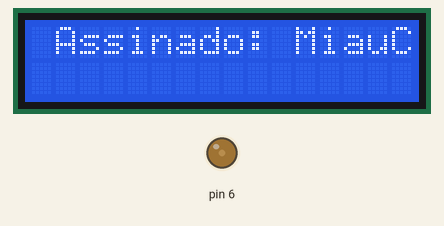
Simulated run of this sketch. Board: Arduino Uno, built with avr-gcc and run on an emulated ATmega328P. On the bench: 16×2 character LCD, output pins drawn as LEDs (lit = HIGH).

Above: at 0.22 s.
At 2.02 s:
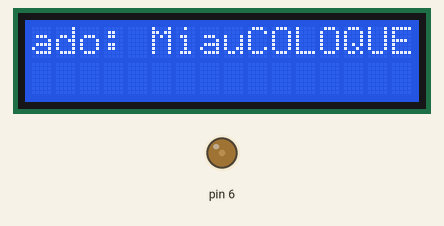
At 4.12 s:
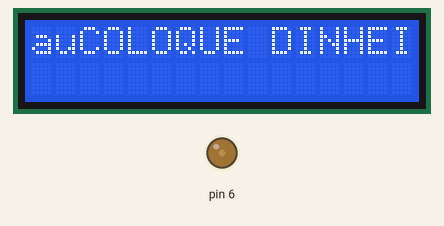
At 8.02 s:
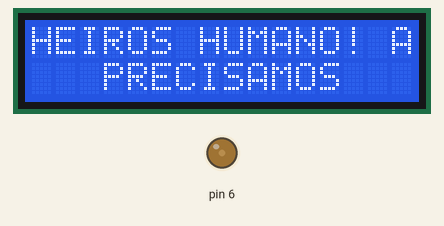
At 11.92 s:
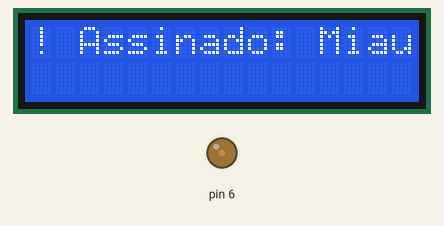
At 15.83 s:
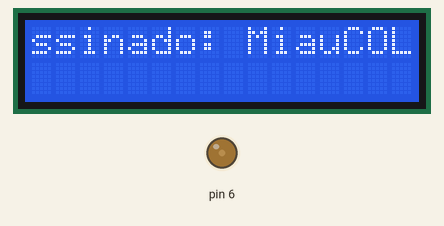

The sketch:

teste_display_lcd.ino
```cpp
#include <LiquidCrystal.h>;

// Configurando a pinagem
#define pin_RS 12
#define pin_Enable 11
#define pin_D4 5
#define pin_D5 4
#define pin_D6 3
#define pin_D7 2

// Configurando a biblioteca
LiquidCrystal lcd(pin_RS, pin_Enable, pin_D4, pin_D5, pin_D6, pin_D7);

void setup(){
  lcd.begin(16, 2);
  pinMode(6,OUTPUT);
  analogWrite(6,50); ;
}

void loop()
{
  lcd.clear();
  lcd.setCursor(16,0);
  lcd.print("COLOQUE DINHEIROS HUMANO");
  lcd.setCursor(30,1);
  lcd.print("PRECISAMOS! Assinado: Miau");

  for (int col = 0; col < 50; col++)
  {
    lcd.scrollDisplayLeft();
    delay(300);
  }
}
```

Measured:
- by itself, everything shown: repeats every 15.0 s, in 50 steps
